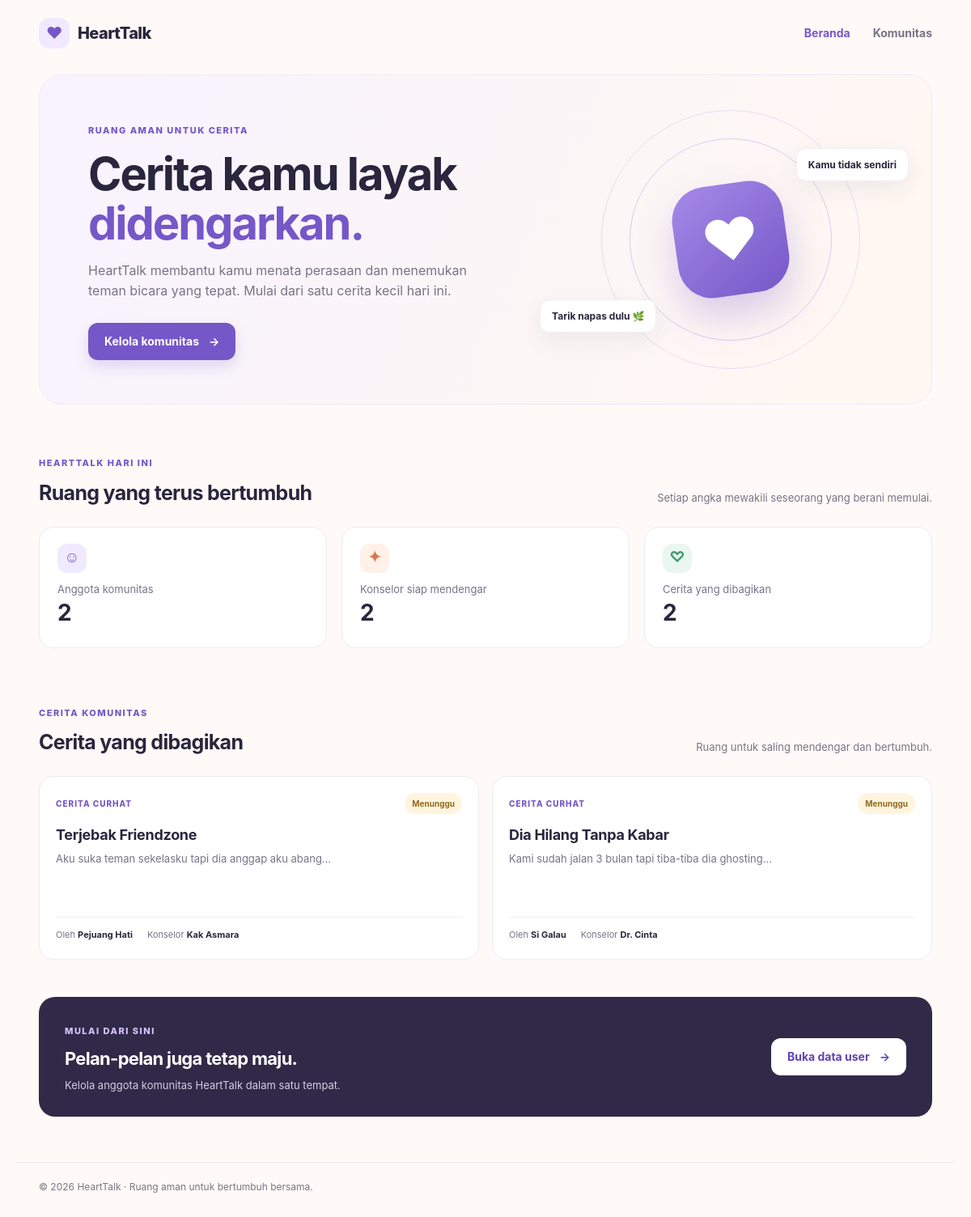
The page / on the database its author committed.
### tables this page shows
CREATE TABLE `stories` (
  `id` int(11) NOT NULL,
  `title` varchar(150) NOT NULL,
  `content` text NOT NULL,
  `user_id` int(11) NOT NULL,
  `counselor_id` int(11) NOT NULL,
  `status` enum('Pending','Responded','Closed') DEFAULT 'Pending'
);

CREATE TABLE `users` (
  `id` int(11) NOT NULL,
  `nickname` varchar(100) NOT NULL,
  `email` varchar(100) NOT NULL,
  `age` int(11) NOT NULL
);

CREATE TABLE `counselors` (
  `id` int(11) NOT NULL,
  `name` varchar(100) NOT NULL,
  `specialty` varchar(100) NOT NULL,
  `email` varchar(100) NOT NULL
);

### index.php (the view, shortened to what this page needs)
<?php
$dbHost = getenv('DB_HOST') ?: 'localhost';
$dbName = getenv('DB_NAME') ?: 'db_hearttalk';
$dbUser = getenv('DB_USER') ?: 'root';
$dbPass = getenv('DB_PASS') ?: '';
$stats = [
    'users' => 0,
    'counselors' => 0,
    'stories' => 0,
];
$stories = [];
$databaseError = false;
try {
    $connection = new PDO(
        "mysql:host={$dbHost};dbname={$dbName};charset=utf8mb4",
        $dbUser,
        $dbPass,
        [
            PDO::ATTR_ERRMODE => PDO::ERRMODE_EXCEPTION,
            PDO::ATTR_DEFAULT_FETCH_MODE => PDO::FETCH_ASSOC,
            PDO::ATTR_EMULATE_PREPARES => false,
        ]
    );
    foreach (array_keys($stats) as $table) {
        $stats[$table] = (int) $connection->query("SELECT COUNT(*) FROM `{$table}`")->fetchColumn();
    }
    $storyQuery = $connection->query(
        'SELECT s.title, s.content, s.status, u.nickname AS user_nickname,
                c.name AS counselor_name
         FROM stories AS s
         INNER JOIN users AS u ON u.id = s.user_id
         INNER JOIN counselors AS c ON c.id = s.counselor_id
         ORDER BY s.id DESC
         LIMIT 6'
    );
    $stories = $storyQuery->fetchAll();
} catch (PDOException $exception) {
    error_log('HeartTalk database query failed: ' . $exception->getMessage());
    $databaseError = true;
}
?>
<!doctype html>
<html lang="id">
<head>
  <link rel="stylesheet" href="style.css">
</head>
<body>
  <header class="site-header">
    <a class="brand" href="index.php"><span class="brand-mark" aria-hidden="true">♥</span>HeartTalk</a>
    <nav class="site-nav" aria-label="Navigasi utama">
      <a href="index.php" aria-current="page">Beranda</a>
      <a href="users.php">Komunitas</a>
    </nav>
  </header>
  <main class="home">
    <section class="hero">
      <div class="hero-copy">
        <span class="eyebrow">RUANG AMAN UNTUK CERITA</span>
        <h2>Cerita kamu layak <span>didengarkan.</span></h2>
        <p>
          HeartTalk membantu kamu menata perasaan dan menemukan teman bicara
          yang tepat. Mulai dari satu cerita kecil hari ini.
        </p>
        <a class="button button-primary" href="users.php">Kelola komunitas <span aria-hidden="true">→</span></a>
      </div>
      <div class="hero-art" aria-hidden="true">
        <div class="orbit orbit-one"></div>
        <div class="orbit orbit-two"></div>
        <div class="heart">♥</div>
        <div class="art-note note-one">Kamu tidak sendiri</div>
        <div class="art-note note-two">Tarik napas dulu 🌿</div>
      </div>
    </section>
    <section class="section" aria-labelledby="overview-title">
      <div class="section-heading">
        <div>
          <span class="eyebrow">HEARTTALK HARI INI</span>
          <h2 id="overview-title">Ruang yang terus bertumbuh</h2>
        </div>
        <p>Setiap angka mewakili seseorang yang berani memulai.</p>
      </div>
      <?php if ($databaseError): ?>
      <p class="notice notice-error" role="status">
        Statistik belum dapat dimuat. Pastikan MySQL aktif dan database
        <strong>db_hearttalk</strong> sudah tersedia.
      </p>
      <?php else: ?>
      <div class="stats">
        <article class="stat-card">
          <span class="stat-icon icon-lilac" aria-hidden="true">☺</span>
          <p>Anggota komunitas</p>
          <strong><?= number_format($stats['users']) ?></strong>
        </article>
        <article class="stat-card">
          <span class="stat-icon icon-peach" aria-hidden="true">✦</span>
          <p>Konselor siap mendengar</p>
          <strong><?= number_format($stats['counselors']) ?></strong>
        </article>
        <article class="stat-card">
          <span class="stat-icon icon-mint" aria-hidden="true">♡</span>
          <p>Cerita yang dibagikan</p>
          <strong><?= number_format($stats['stories']) ?></strong>
        </article>
      </div>
      <?php endif; ?>
    </section>
    <section class="section stories-section" aria-labelledby="stories-title">
      <div class="section-heading">
        <div>
          <span class="eyebrow">CERITA KOMUNITAS</span>
          <h2 id="stories-title">Cerita yang dibagikan</h2>
        </div>
        <p>Ruang untuk saling mendengar dan bertumbuh.</p>
      </div>
      <?php if ($databaseError): ?>
      <p class="notice notice-error" role="status">Daftar cerita belum dapat dimuat. Periksa koneksi database.</p>
      <?php else: ?>
      <div class="stories-grid">
        <?php
        $statusLabels = [
            'Pending' => 'Menunggu',
            'Responded' => 'Sudah ditanggapi',
            'Closed' => 'Selesai',
        ];
        ?>
        <?php foreach ($stories as $story): ?>
        <?php
        $statusClass = strtolower($story['status']);
        ?>
        <article class="story-card">
          <div class="story-card-top">
            <span class="story-category">CERITA CURHAT</span>
            <span class="story-status status-<?= htmlspecialchars($statusClass, ENT_QUOTES, 'UTF-8') ?>">
              <?= htmlspecialchars($statusLabels[$story['status']] ?? $story['status'], ENT_QUOTES, 'UTF-8') ?>
            </span>
          </div>
          <h3><?= htmlspecialchars($story['title'], ENT_QUOTES | ENT_SUBSTITUTE, 'UTF-8') ?></h3>
          <p class="story-content"><?= htmlspecialchars($story['content'], ENT_QUOTES | ENT_SUBSTITUTE, 'UTF-8') ?></p>
          <div class="story-meta">
            <span>Oleh <strong><?= htmlspecialchars($story['user_nickname'], ENT_QUOTES | ENT_SUBSTITUTE, 'UTF-8') ?></strong></span>
            <span>Konselor <strong><?= htmlspecialchars($story['counselor_name'], ENT_QUOTES | ENT_SUBSTITUTE, 'UTF-8') ?></strong></span>
          </div>
        </article>
        <?php endforeach; ?>
      </div>
      <?php endif; ?>
    </section>
    <section class="welcome-card">
      <div>
        <span class="eyebrow">MULAI DARI SINI</span>
        <h2>Pelan-pelan juga tetap maju.</h2>
        <p>Kelola anggota komunitas HeartTalk dalam satu tempat.</p>
      </div>
      <a class="button button-light" href="users.php">Buka data user <span aria-hidden="true">→</span></a>
    </section>
  </main>
  <footer class="site-footer">
    <p>&copy; <?= date('Y') ?> HeartTalk · Ruang aman untuk bertumbuh bersama.</p>
  </footer>
</body>
</html>

### rows shown on the page
stories: status "Menunggu", title "Terjebak Friendzone", content "Aku suka teman sekelasku tapi dia anggap aku abang...", user.nickname "Pejuang Hati", counselor.name "Kak Asmara"
stories: status "Menunggu", title "Dia Hilang Tanpa Kabar", content "Kami sudah jalan 3 bulan tapi tiba-tiba dia ghosting...", user.nickname "Si Galau", counselor.name "Dr. Cinta"

### other values the page prints
$stats['users'] "2"
$stats['counselors'] "2"
$stats['stories'] "2"
